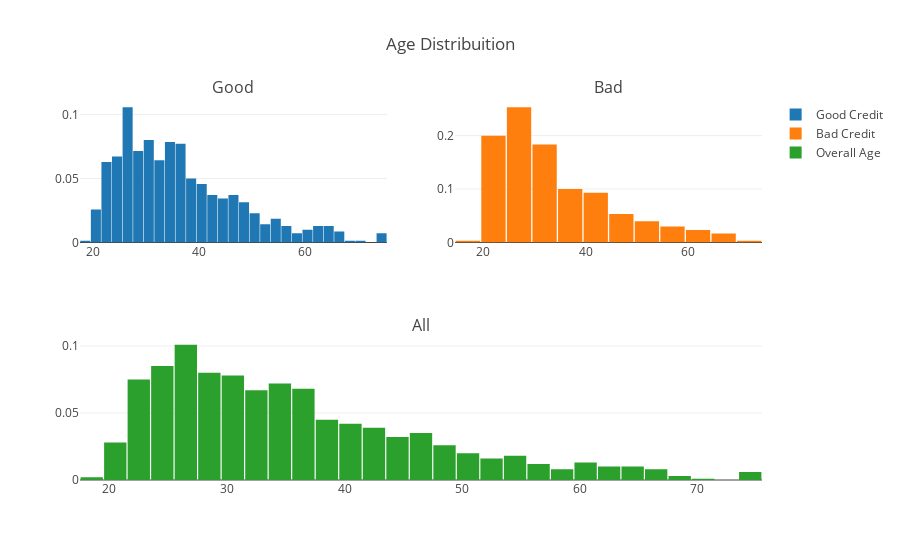

Write notebook code for a chart like this one.
### Markdown cell above
- There is more data on good credit which is 700 samples and 300 samples on bad credit. This shows imbalance in data. We can use SMOTE to oversampling our bad credit data or maybe use undersampling on our good credit data to balance up the dataset.

### Code cell
df_good = df.loc[df["Risk"] == 1]['Age in years'].values.tolist()
df_bad = df.loc[df["Risk"] == 2]['Age in years'].values.tolist()
df_age = df['Age in years'].values.tolist()

#1st plot
trace0 = go.Histogram(x=df_good,histnorm='probability',name="Good Credit")

#2nd plot
trace1 = go.Histogram(x=df_bad, histnorm='probability',name="Bad Credit")

#3rd plot
trace2 = go.Histogram(x=df_age,histnorm='probability',name="Overall Age")

fig = tls.make_subplots(rows=2, cols=2, specs=[[{}, {}], [{'colspan': 2}, None]],subplot_titles=('Good','Bad', 'All'))

fig.append_trace(trace0, 1, 1)
fig.append_trace(trace1, 1, 2)
fig.append_trace(trace2, 2, 1)

fig['layout'].update(showlegend=True, title='Age Distribuition', bargap=0.05)
py.iplot(fig, filename='custom-sized-subplot-with-subplot-titles')

### Figure 1 — Plotly figure (JSON) as saved in the notebook; plotly's stock layout.template omitted (floating-point values rounded to 4 significant figures; data arrays with more than 128 entries replaced by an {"elided": "..."} marker saying what was removed)
{"data": [{"histnorm": "probability", "name": "Good Credit", "type": "histogram", "uid": "2012f25a-502c-11e9-a7cc-48bf6be9efe4", "x": {"elided": "700 int values"}, "xaxis": "x", "yaxis": "y"}, {"histnorm": "probability", "name": "Bad Credit", "type": "histogram", "uid": "2013b74c-502c-11e9-90c6-48bf6be9efe4", "x": {"elided": "300 int values"}, "xaxis": "x2", "yaxis": "y2"}, {"histnorm": "probability", "name": "Overall Age", "type": "histogram", "uid": "2014bad8-502c-11e9-9b31-48bf6be9efe4", "x": {"elided": "1000 int values"}, "xaxis": "x3", "yaxis": "y3"}], "layout": {"annotations": [{"font": {"size": 16}, "showarrow": false, "text": "Good", "x": 0.225, "xanchor": "center", "xref": "paper", "y": 1, "yanchor": "bottom", "yref": "paper"}, {"font": {"size": 16}, "showarrow": false, "text": "Bad", "x": 0.775, "xanchor": "center", "xref": "paper", "y": 1, "yanchor": "bottom", "yref": "paper"}, {"font": {"size": 16}, "showarrow": false, "text": "All", "x": 0.5, "xanchor": "center", "xref": "paper", "y": 0.375, "yanchor": "bottom", "yref": "paper"}], "bargap": 0.05, "showlegend": true, "title": "Age Distribuition", "xaxis": {"anchor": "y", "domain": [0, 0.45]}, "xaxis2": {"anchor": "y2", "domain": [0.55, 1]}, "xaxis3": {"anchor": "y3", "domain": [0, 1]}, "yaxis": {"anchor": "x", "domain": [0.625, 1]}, "yaxis2": {"anchor": "x2", "domain": [0.625, 1]}, "yaxis3": {"anchor": "x3", "domain": [0, 0.375]}}}
